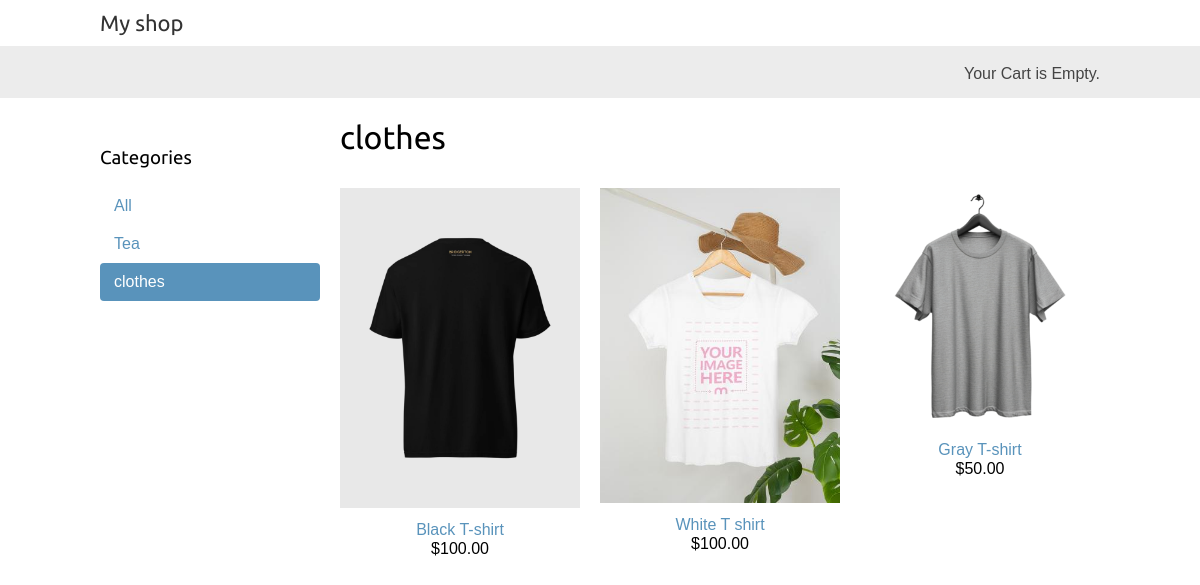
Page /clothes/ on the committed database.
### shop/models.py (models this page shows, shortened)
class Category(models.Model):
    name = models.CharField(max_length=200)
    slug = models.SlugField(max_length=200, unique=True)
    class Meta:
        ordering = ['name']
        indexes =[
            models.Index(fields=['name']),
        ]
        verbose_name = 'category'
        verbose_name_plural = 'categories'
    def get_absolute_url(self):
        return reverse(
            'shop:product_list_by_category', args=[self.slug]
        )

class Product(models.Model):
    category = models.ForeignKey(
        Category,
        related_name='products',
        on_delete=models.CASCADE
    )
    name = models.CharField(max_length=200)
    slug = models.SlugField(max_length=200, unique=True)
    image = models.ImageField(
        upload_to='products/%Y/%m/%d',
        blank=True,
    )
    description = models.TextField(blank=True)
    price = models.DecimalField(max_digits=10, decimal_places=2)
    available = models.BooleanField(default=True)
    created = models.DateTimeField(auto_now_add=True)
    updated = models.DateTimeField(auto_now=True)
    class Meta:
        ordering = ['-created']
        indexes = [
            models.Index(fields=['id', 'slug']),
            models.Index(fields=['name']),
            models.Index(fields=['-created']),
        ]
    def get_absolute_url(self):
        return reverse('shop:product_detail', args=[self.id, self.slug])

### shop/views.py (the view)
# urls.py: path('', views.product_list, name='product_list'),
def product_list(request, category_slug=None):
    category = None
    categories = Category.objects.all()
    products = Product.objects.filter(available=True)
    if category_slug:
        category = get_object_or_404(Category,slug=category_slug)
        products = products.filter(category=category)
    return render(
        request,
        'shop/product/list.html',
        {
            'category': category,
            'categories': categories,
            'products': products,
        }
    )

### cart/cart.py (called while the page is built)
    def __len__(self):
        print(f'length of cart: {len(self.cart)} products')
        return sum(item['quantity'] for item in self.cart.values())

### cart/context_processors.py (called while the page is built)
def cart(request):
    return {'cart': Cart(request)}

### shop/templates/shop/product/list.html (shortened to what this page needs)
{% extends "shop/base.html" %}
{% load static %}
{% block content %}
    <div id="sidebar">
        <h3>Categories</h3>
        <ul>
            <li {% if not category %}class="selected"{% endif %}>
                <a href="{% url 'shop:product_list' %}">All</a>
            </li>
            {% for c in categories %}
                <li {% if category.slug == c.slug %}class="selected" {% endif %}>
                    <a href="{{ c.get_absolute_url }}">{{ c.name }}</a>
                </li>
            {% endfor %}
        </ul>
    </div>
    <div id="main" class="product-list">
        <h1>{% if category %}{{ category.name }}{% else %}Products{% endif %}</h1>
        {% for product in products %}
            <div class="item">
                <a href="{{ product.get_absolute_url }}">
                    <img src="{% if product.image %}{{ product.image.url }}{% else %}
{% static "img/no_image.png" %}{% endif %}">
                </a>
                <a href="{{ product.get_absolute_url }}">{{ product.name }}</a>
                <br>
                ${{ product.price }}
            </div>
        {% endfor %}
    </div>
{% endblock %}

### shop/static/css/base.css (style rules this page uses)
body { margin:0; padding:0; font-family:helvetica, sans-serif; }
h1, h2, h3, h4, h5 , h6 { font-family: 'Ubuntu', sans-serif; font-weight:normal; }
a { text-decoration:none; color:#5993bb; }
#sidebar { width:220px; padding:30px 20px 0 0; float:left; }
#sidebar ul { margin:0; padding:0; }
#sidebar ul li { margin:0; list-style:none; padding:10px 14px; }
#sidebar ul li a { display:block; }
#sidebar ul li.selected { background:#5993bb; border-radius:4px; }
#sidebar ul li.selected a { color:#fff; }
#main { float:left; width: 96%; margin-right:-220px; overflow:hidden; }
.product-list .item { width:25%; padding:10px 20px 10px 0; float:left; text-align:center; line-height:1.2; }
.product-list .item img { width:100%; height:auto; margin-bottom:8px; }

### rows in the picture
Category: name "Tea"
Category: name "clothes"
Product: image (picture), name "Black T-shirt", price "100.00"
Product: image (picture), name "White T shirt", price "100.00"
Product: image (picture), name "Gray T-shirt", price "50.00"
